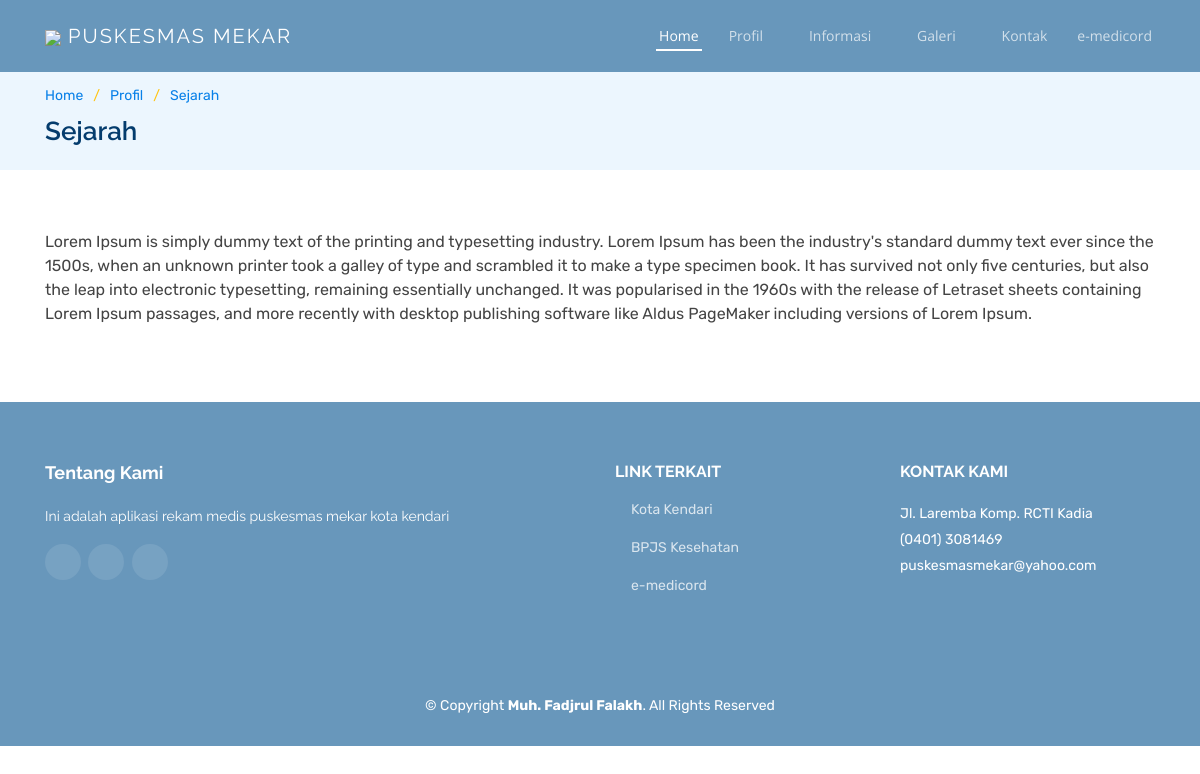
The page /index.php/profil/sejarah on the database as committed earlier.
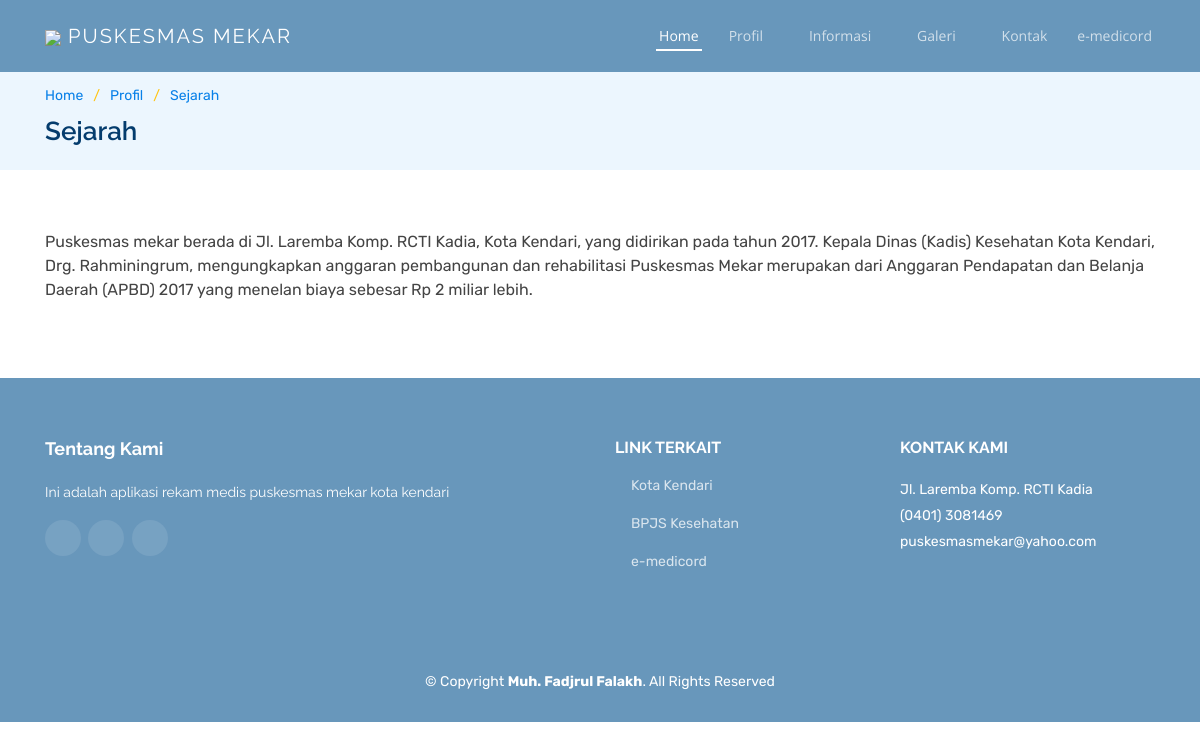
The same page on the database as committed later.
### tables this page shows
CREATE TABLE `tbl_web_content` (
  `content_id` int(11) NOT NULL,
  `content_title` varchar(30) NOT NULL,
  `content_text` text NOT NULL,
  `content_image` varchar(50) NOT NULL,
  `content_menu` varchar(30) NOT NULL,
  `createtime` datetime NOT NULL
);

### application/helpers/site_helper.php (called while the page is built, shortened)
<?php
    if(!function_exists('TemplateLandingPage')){
        function TemplateLandingPage($data, $view, $viewCategory){
            switch($viewCategory){
                default:
                    get_instance()->load->view($view);
            }
        }
    }
?>

### application/controllers/Profil.php (called while the page is built, shortened)
<?php
class Profil extends CI_Controller {
	public function sejarah(){
		$data['setting']             = getSetting();
		$data['link']                = $this->m_link->read('','','');
		$data['content']             = $this->m_content->get('sejarah');
		$data['news_category']       = $this->m_news_category->read('','','');
		$view         = "landing_page/profil/sejarah";
		$viewCategory = "all";
		TemplateLandingPage($data, $view, $viewCategory);
	}
}

### index.php (called while the page is built, shortened)
<?php
require_once BASEPATH.'core/CodeIgniter.php';

### application/models/M_content.php (called while the page is built, shortened)
<?php
class M_content extends CI_Model {
    public function get($id) {
        $this->db->where('content_menu', $id);
        $query = $this->db->get('tbl_web_content', 1);
        return $query->result();
    }
}
?>

### application/views/landing_page/profil/sejarah.php (the view)
 <section id="breadcrumbs" class="breadcrumbs">
    <div class="container">
        <ol>
            <li><a href="<?php echo site_url('LandingPage')?>">Home</a></li>
            <li><a href="#">Profil</a></li>
            <li><a href="#">Sejarah</a></li>
        </ol>
        <h2>Sejarah</h2>
    </div>
</section>
<main id="main">
    <section id="services" class="services">
        <div class="container" data-aos="fade-up">
        <?php echo $content[0]->content_text;?>
        </div>
    </section>
</main>

Rows that differ between the two databases and show on the page:
changed tbl_web_content: content_text "Lorem Ipsum is simply dummy text of the printing and typesetting industry. Lorem Ipsum has been the industry's standard dummy text ever since the 1500s, when an unknown printer took a galley of type and scrambled it to make a type specimen book. It has survived not only five centuries, but also the leap into electronic typesetting, remaining essentially unchanged. It was popularised in the 1960s with the release of Letraset sheets containing Lorem Ipsum passages, and more recently with desktop publishing software like Aldus PageMaker including versions of Lorem Ipsum." → "Puskesmas mekar berada di Jl. Laremba Komp. RCTI Kadia, Kota Kendari, yang didirikan pada tahun 2017. Kepala Dinas (Kadis) Kesehatan Kota Kendari, Drg. Rahminingrum, mengungkapkan anggaran pembangunan dan rehabilitasi Puskesmas Mekar merupakan dari Anggaran Pendapatan dan Belanja Daerah (APBD) 2017 yang menelan biaya sebesar Rp 2 miliar lebih."
